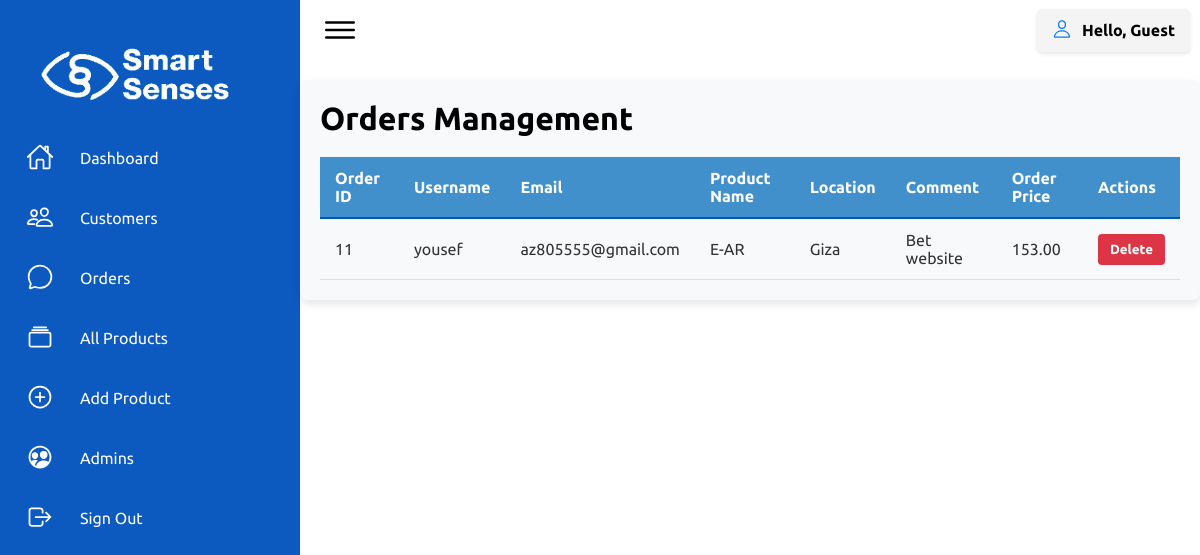
The app's page /Admin_Domain/orders.php with its own data.
### tables this page shows
CREATE TABLE `orders` (
  `order_id` int(11) NOT NULL,
  `username` varchar(50) DEFAULT NULL,
  `email` varchar(100) DEFAULT NULL,
  `product_name` varchar(100) DEFAULT NULL,
  `location` varchar(255) DEFAULT NULL,
  `comment_message` text DEFAULT NULL,
  `order_price` decimal(10,2) NOT NULL
);

### Admin_Domain/orders.php (the view, shortened to what this page needs)
<?php
include 'config.php';
$ordersQuery = "SELECT * FROM orders";
$ordersResult = $conn->query($ordersQuery);
?>
<!DOCTYPE html>
<html lang="en">
<head>
    <link rel="stylesheet" href="assets/css/style.css">
    <link rel="stylesheet" href="assets/css/orders.css">
</head>
<body>
    <div class="container">
        <?php include 'navigation.php'; ?>
        <div class="orders-management-container">
            <h1 id="orders-management-heading">Orders Management</h1>
            <table class="orders-management-table">
                <thead>
                    <tr>
                        <th>Order ID</th>
                        <th>Username</th>
                        <th>Email</th>
                        <th>Product Name</th>
                        <th>Location</th>
                        <th>Comment</th>
                        <th>Order Price</th>
                        <th>Actions</th>
                    </tr>
                </thead>
                <tbody>
                    <?php while ($order = $ordersResult->fetch_assoc()): ?>
                    <tr>
                        <td><?php echo htmlspecialchars($order['order_id']); ?></td>
                        <td><?php echo htmlspecialchars($order['username']); ?></td>
                        <td><?php echo htmlspecialchars($order['email']); ?></td>
                        <td><?php echo htmlspecialchars($order['product_name']); ?></td>
                        <td><?php echo htmlspecialchars($order['location']); ?></td>
                        <td><?php echo htmlspecialchars($order['comment_message']); ?></td>
                        <td><?php echo htmlspecialchars(number_format($order['order_price'], 2)); ?></td>
                        <td>
                            <form method="post" action="orders.php" style="display:inline;">
                                <button type="submit" class="orders-management-btn delete-btn" onclick="return confirmDelete(this.form);">Delete</button>
                            </form>
                        </td>
                    </tr>
                    <?php endwhile; ?>
                </tbody>
            </table>
        </div>
    </div>
</body>
</html>

### Admin_Domain/assets/css/style.css (style rules this page uses)
* { font-family: "Ubuntu", sans-serif; margin: 0; padding: 0; box-sizing: border-box; }
:root { --blue: #2a2185; --white: #fff; --gray: #f5f5f5; --black1: #222; --black2: #999; }
body { min-height: 100vh; overflow-x: hidden; }
.container { position: relative; width: 100%; }

### Admin_Domain/assets/css/orders.css (style rules this page uses)
.orders-management-container { padding: 20px; background-color: #f8f9fa; border-radius: 8px; box-shadow: 0 4px 8px rgba(0, 0, 0, 0.1); margin: 20px auto; max-width: 1200px; }
.orders-management-table { width: 100%; border-collapse: collapse; margin-top: 20px; font-family: Arial, sans-serif; color: #333; }
.orders-management-table thead { background-color: #418fcb; color: #fff; }
.orders-management-table thead th { padding: 12px 15px; text-align: left; border-bottom: 2px solid #0056b3; }
.orders-management-table td { padding: 12px 15px; border-bottom: 1px solid #ddd; }
.orders-management-table .orders-management-btn { padding: 8px 12px; border: none; border-radius: 4px; text-decoration: none; color: #fff; font-weight: bold; cursor: pointer; display: inline-block; text-align: center; }
.orders-management-table .orders-management-btn.delete-btn { background-color: #dc3545; }

### records on screen
orders: order_id "11", username "yousef", email "az805555@gmail.com", product_name "E-AR", location "Giza", comment_message "Bet website", order_price "153.00"

### other values on screen
$admin_name "Guest"
